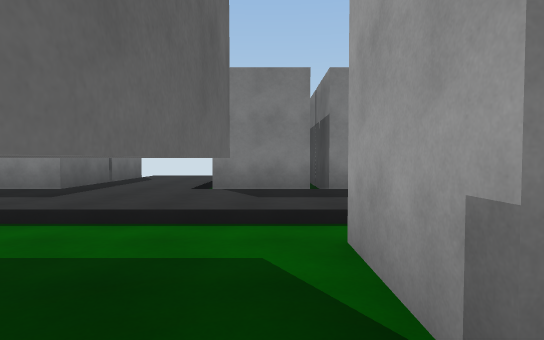
view 1 (above)

13 first-person views from a walk through a scene from a Unity 3-D project. The camera is 1.4 m above the floor, tilts 2° down and sees 80° across. The floor is counted in squares, 2 m on a side. Each view is taken from the middle of a square. On the plan, view 1 faces up. The plan holds only what a view shows up to about 10 squares ahead; the rest is blank. The place goes on beyond the plan. The player character is not drawn.

view 2
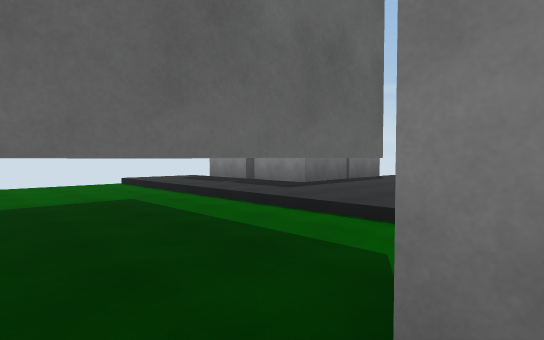

view 3
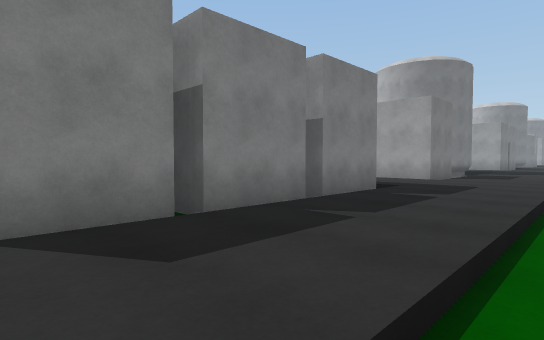

view 4
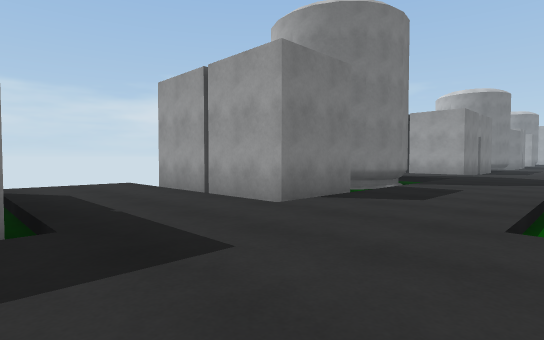

view 5
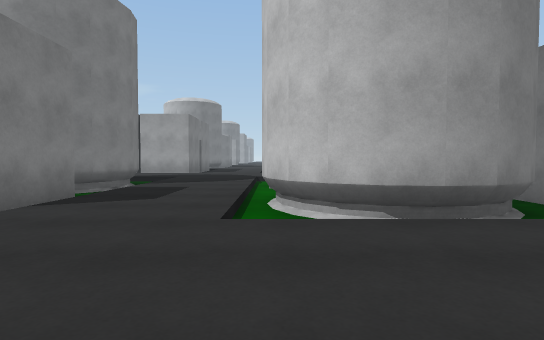

view 6
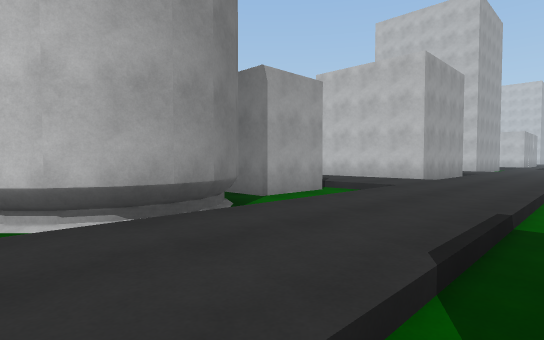

view 7
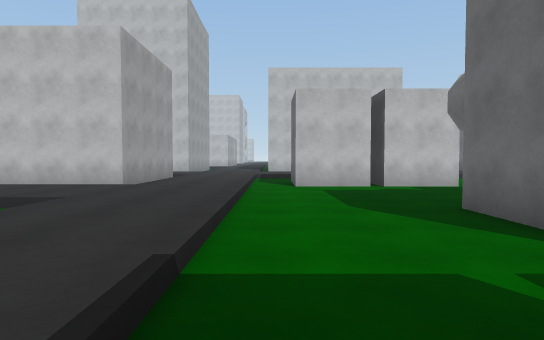

view 8
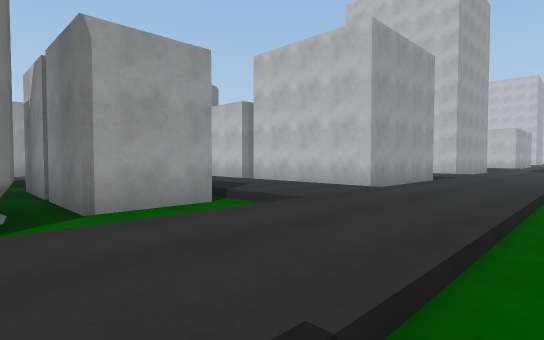

view 9
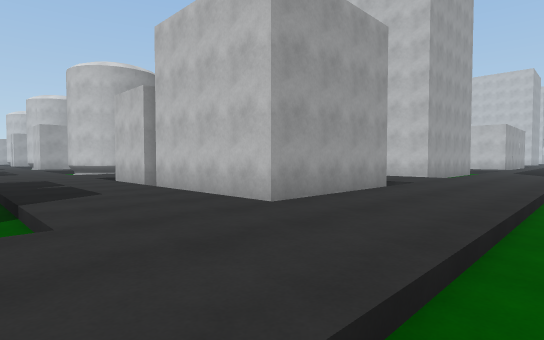

view 10
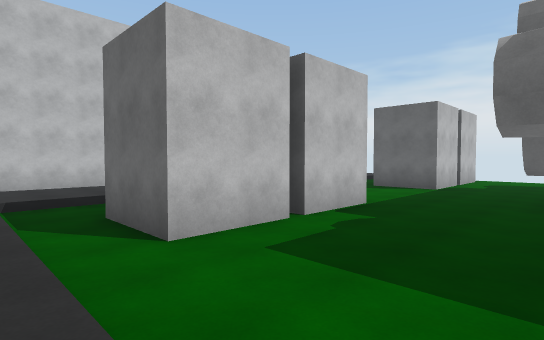

view 11
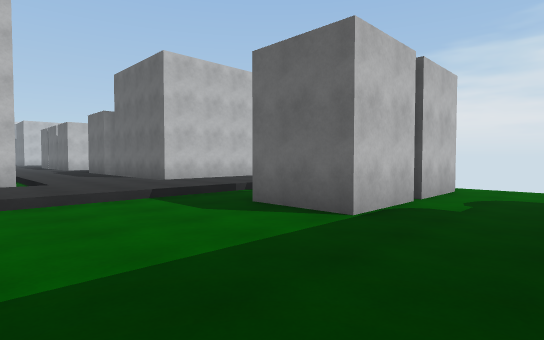

view 12
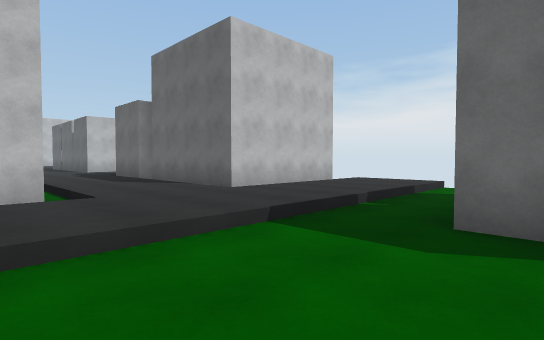

view 13
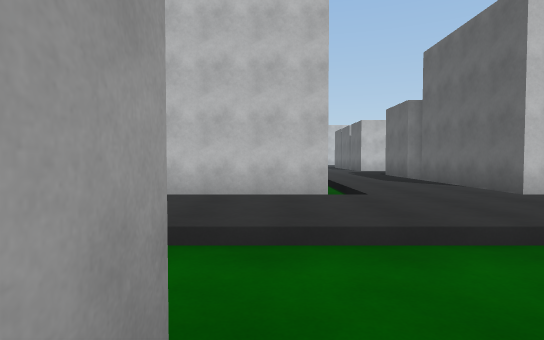

### Floor plan
Key: @ floor where view 1 was taken; # wall or solid block; . main floor; - floor 0.25 m lower than the main floor; / step, stairs or slope; = window, fence, low wall or low ledge.
Columns run from 8 left of view 1 to 17 right of it. Each row starts with its distance up from view 1.
 10     #         ../#
  9     #..  #    ../#
  8     #..  #    ../#
  7  ####..#######../##-##
  6  ////..///////..////////.
  5 ..........................
  4 ..........................
  3 --------------../-#
  2 --- ---=-#   -../##
  1 --- ---=-#   -../#
  0     ---=@-  --../##
 -1            ---../-----
 -2           #---../-####
 -3           #---../-#
 -4        # -----............
 -5   ------------............
 -6 --------------..////////.
 -7 -####----####-../######
 -8     #----####-../#
 -9     #----#  #-../#
-10 ----------  --../#
-11 ..........  ......
-12 ..........  ......
-13 /////..///  //..//
-14 ####/..-      ../
-15    #/..#######..
-16    #/..
-17    #/..
-18    ##..

Positions as (right, up) in squares from view 1, and headings:
1: (0, 0), facing up
2: (1, 0), facing up-left
3: (-1, 3), facing up-right
4: (5, 3), facing up-right
5: (5, 3), facing right
6: (5, 3), facing down-right
7: (5, 1), facing down
8: (5, 0), facing down-right
9: (5, -3), facing down-right
10: (6, -4), facing down-left
11: (0, -5), facing down-left
12: (0, -8), facing down-left
13: (0, -8), facing down
